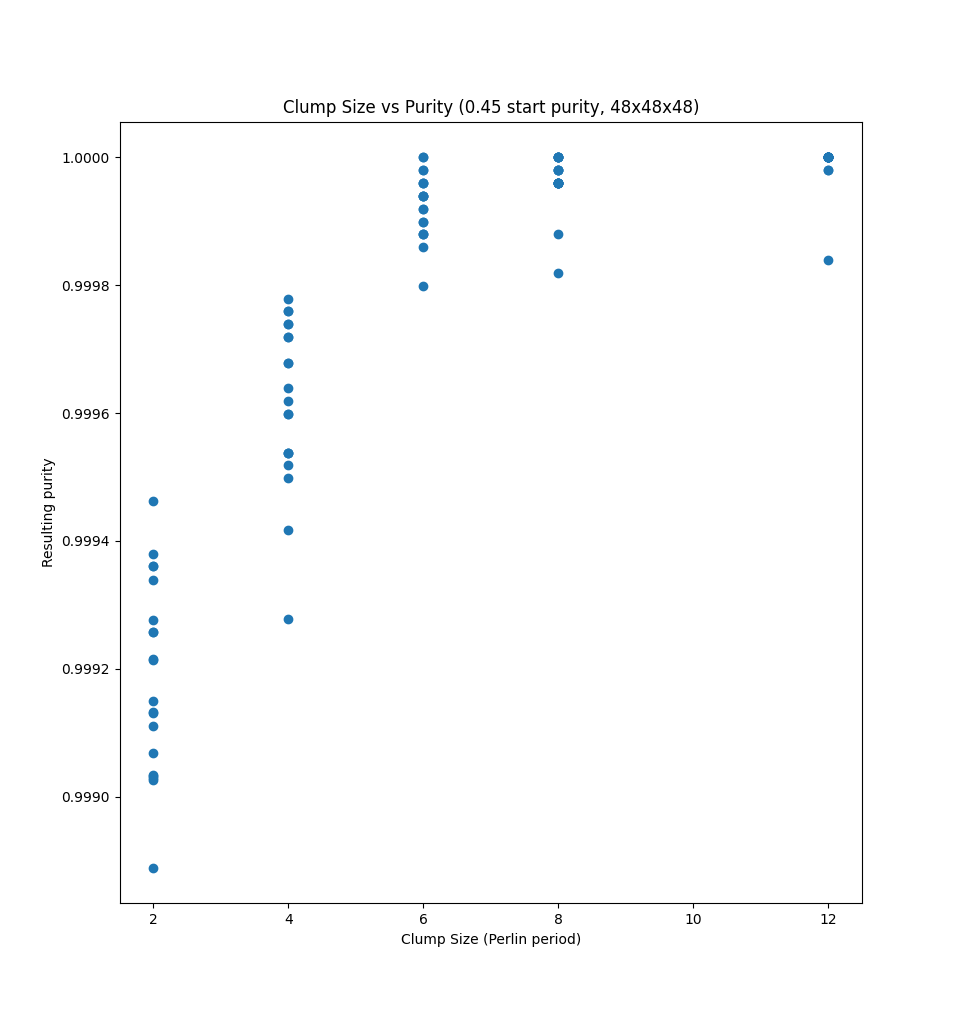

This figure's Python source:
import inquarting
import numpy as np
import matplotlib.pyplot as plt

clump_sizes = [2, 4, 6, 8, 12]
SAMPLES_PER_CLUMP_SIZE = 20
ALLOY_SIZE = 48
ALLOY_SHAPE = (ALLOY_SIZE, ALLOY_SIZE, ALLOY_SIZE)
START_PURITY = 0.45
samples = np.zeros((len(clump_sizes), SAMPLES_PER_CLUMP_SIZE) + ALLOY_SHAPE)

for clump_i in range(len(clump_sizes)):
    print(clump_sizes[clump_i])
    for sample_i in range(SAMPLES_PER_CLUMP_SIZE):
        samples[clump_i][sample_i] = inquarting.create_alloy_array_perlin(ALLOY_SHAPE, START_PURITY, 1-START_PURITY, clump_sizes[clump_i], 2)
        samples[clump_i][sample_i] = inquarting.simulate_nitric_acid(samples[clump_i][sample_i])

total_remaining_by_sample = np.sum(samples != inquarting.MATERIAL_DISSOLVED_SILVER, axis=(2, 3, 4))
print(total_remaining_by_sample)
total_gold_by_sample = np.sum(samples == inquarting.MATERIAL_GOLD, axis=(2, 3, 4))
print(total_gold_by_sample)
sample_purities = total_gold_by_sample / total_remaining_by_sample

scatter_xs = np.repeat(clump_sizes, SAMPLES_PER_CLUMP_SIZE)
scatter_ys = sample_purities.flatten()

plt.scatter(scatter_xs, scatter_ys)
plt.xlabel("Clump Size (Perlin period)")
plt.ylabel("Resulting purity")
plt.title(f"Clump Size vs Purity ({START_PURITY} start purity, {ALLOY_SIZE}x{ALLOY_SIZE}x{ALLOY_SIZE})")
plt.show()
